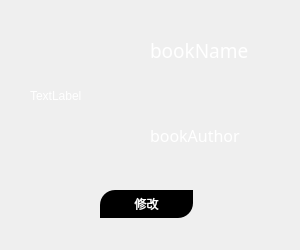
<?xml version="1.0" encoding="UTF-8"?>
<ui version="4.0">
 <class>SellerItemForm</class>
 <widget class="QWidget" name="SellerItemForm">
  <property name="geometry">
   <rect>
    <x>0</x>
    <y>0</y>
    <width>300</width>
    <height>250</height>
   </rect>
  </property>
  <property name="windowTitle">
   <string>Form</string>
  </property>
  <property name="styleSheet">
   <string notr="true">*{
	color:rgb(255,255,255);
}</string>
  </property>
  <widget class="QLabel" name="lb_bookAuthor">
   <property name="geometry">
    <rect>
     <x>150</x>
     <y>120</y>
     <width>141</width>
     <height>31</height>
    </rect>
   </property>
   <property name="font">
    <font>
     <family>微软雅黑</family>
     <pointsize>12</pointsize>
    </font>
   </property>
   <property name="text">
    <string>bookAuthor</string>
   </property>
  </widget>
  <widget class="QLabel" name="lb_bookName">
   <property name="geometry">
    <rect>
     <x>150</x>
     <y>30</y>
     <width>141</width>
     <height>41</height>
    </rect>
   </property>
   <property name="font">
    <font>
     <family>微软雅黑</family>
     <pointsize>14</pointsize>
    </font>
   </property>
   <property name="text">
    <string>bookName</string>
   </property>
  </widget>
  <widget class="QLabel" name="lb_bookImage">
   <property name="geometry">
    <rect>
     <x>30</x>
     <y>30</y>
     <width>111</width>
     <height>131</height>
    </rect>
   </property>
   <property name="text">
    <string>TextLabel</string>
   </property>
  </widget>
  <widget class="QPushButton" name="pushButton">
   <property name="geometry">
    <rect>
     <x>100</x>
     <y>190</y>
     <width>93</width>
     <height>28</height>
    </rect>
   </property>
   <property name="styleSheet">
    <string notr="true">*{	
	background-color:rgb(0, 0, 0);
	border-top-left-radius : 15px;

	border-bottom-right-radius : 15px;
}
QPushButton{

    
}

QPushButton:hover{


	border:1px solid blue;
	background-color: rgb(0,118,143);

}</string>
   </property>
   <property name="text">
    <string>修改</string>
   </property>
  </widget>
 </widget>
 <resources/>
 <connections/>
</ui>
